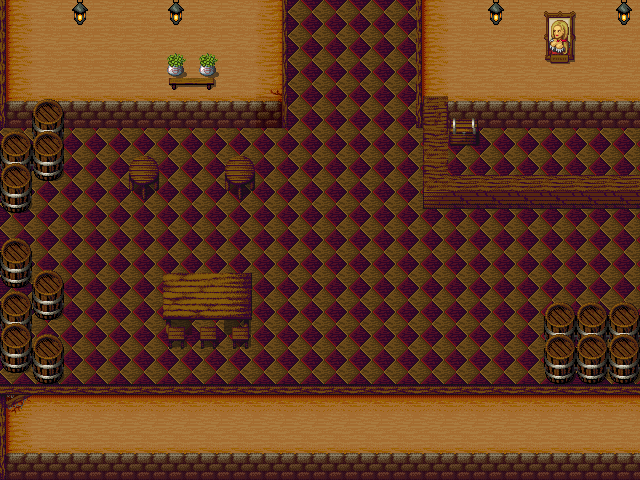

A 2D game scene composited from a Tiled map and its tileset images. What follows is a short description and the map's XML, with each tile layer's data collapsed to a summary:
An orthogonal 20x15 tile map with 32x32 px tiles, 6 tile layers (base, top, top, base, ...) and 15 objects.

<map version="1.0" orientation="orthogonal" width="20" height="15" tilewidth="32" tileheight="32">
 <tileset firstgid="1" name="tileset" tilewidth="32" tileheight="32">
  <image source="../tileset.png" />
 </tileset>
 <layer name="base" width="20" height="15">
  <data>[300 cells, 292 non-empty, 9 distinct tile ids]</data>
 </layer>
 <layer name="top" width="20" height="15">
  <data>[300 cells, 127 non-empty, 16 distinct tile ids]</data>
 </layer>
 <layer name="top" width="20" height="15">
  <data>[300 cells, 21 non-empty, 9 distinct tile ids]</data>
 </layer>
 <objectgroup name="collision" width="20" height="15">
  <object name="" x="0" y="133" width="31" height="82" />
  <object name="" x="34" y="98" width="25" height="59" />
  <object name="" x="-1" y="261" width="28" height="120" />
  <object name="" x="30" y="290" width="30" height="25" />
  <object name="" x="33" y="353" width="26" height="30" />
  <object name="" x="160" y="293" width="90" height="22" />
  <object name="" x="130" y="162" width="24" height="26" />
  <object name="" x="224" y="160" width="28" height="29" />
  <object name="" x="0" y="0" width="285" height="126" />
  <object name="" x="422" y="3" width="217" height="117" />
  <object name="" x="416" y="122" width="27" height="66" />
  <object name="" x="447" y="166" width="193" height="20" />
  <object name="" x="546" y="325" width="89" height="55" />
  <object name="" x="1" y="388" width="637" height="91" />
  <object name="" x="447" y="128" width="28" height="28" />
 </objectgroup>
 <layer name="base" width="20" height="15">
  <data>[300 cells, 34 non-empty, 16 distinct tile ids]</data>
 </layer>
 <layer name="base" width="20" height="15">
  <data>[300 cells, 12 non-empty, 5 distinct tile ids]</data>
 </layer>
 <layer name="top" width="20" height="15">
  <data>[300 cells, 6 non-empty, 4 distinct tile ids]</data>
 </layer>
</map>
